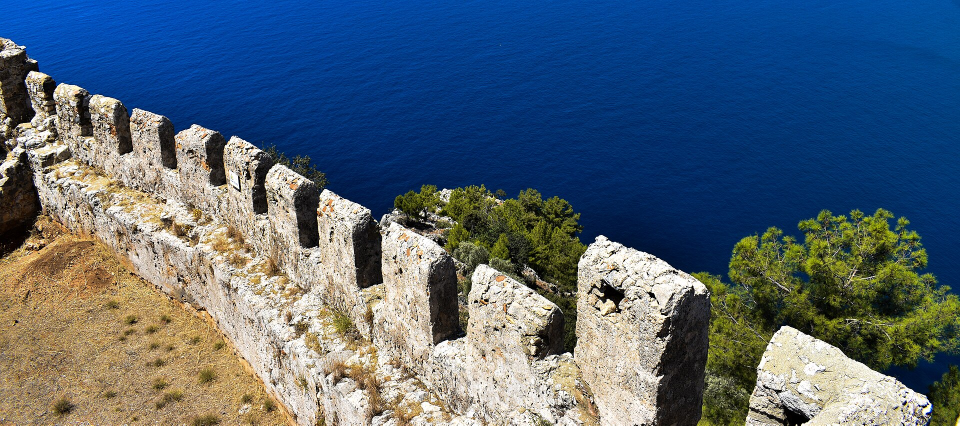
#> input picture episodes/alanya-adam-atacagi/img/kaynak_arka.jpg, 1920 x 851 px (shown at 1/2 size)
$ python gorsel.py
#> lines starting #> are read from the running program, lines starting #| are printed output that depends on the picture; after the words box and inside, x2 and y2 are one past the last pixel; in counts of white or black regions, pixels touching at a corner belong together
"""alanya-adam-atacagi: arka plan ve iki kanıt (kaynak_*.jpg -> arka.jpg, kanit_1.jpg, kanit_2.jpg).

    python episodes/alanya-adam-atacagi/gorsel.py

kaynak_arka.jpg   'Walls of the Citadel of Alanya Castle.jpg', Julian Lupyan, CC0 (1920x851 indirildi)
kaynak_kanit1.jpg 'Cliff - Alanya - panoramio.jpg', Tanya Dedyukhina, CC BY 3.0 (1280x960)
kaynak_son_2.jpg  'Alanya Castle Cape Cilvarda View from Citadel 7914.jpg', Dosseman, CC BY-SA 4.0 (1920x1278)
"""
from pathlib import Path

import numpy as np
from PIL import Image, ImageEnhance, ImageFilter

HERE = Path(__file__).resolve().parent / "img"


def olc(im, ad):
    a = np.asarray(im.convert("RGB")).astype(float)
    hsv = np.asarray(im.convert("HSV")).astype(float)
    k = im.convert("L").resize((720, int(720 * im.height / im.width)))
    lap = np.asarray(k.filter(ImageFilter.FIND_EDGES)).astype(float)
    print(f"{ad}: {im.size} parlaklık {a.mean():.0f} doygunluk {hsv[..., 1].mean() / 255:.2f} kenar-var {lap.var():.0f}")


# Arka plan: mazgallı İç Kale siperi + deniz. Sol kare (deniz payı az); 4. mazgaldaki küçük modern bilgi tabelası
# (x 456-484, y 334-388) aynı mazgalın hemen altındaki taş dokusuyla örtülür (yumuşak kenarlı yama).
im = Image.open(HERE / "kaynak_arka.jpg").convert("RGB")
#> im is the input picture: PIL image 1920x851 RGB; mean R, G, B 83.6, 101, 116.8
yama = im.crop((452, 392, 490, 450))
maske = Image.new("L", yama.size, 0)
#> maske: PIL image 38x58 L; every value is 0
maske.paste(255, (4, 4, yama.width - 4, yama.height - 4))
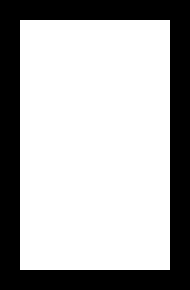
#> maske: PIL image 38x58 L (shown 5 times larger); 68.1% white; 1 black region, box (x1, y1, x2, y2) and area: (0, 0, 38, 58) 704
im.paste(yama, (450, 332), maske.filter(ImageFilter.GaussianBlur(3)))
im = im.crop((0, 0, 851, 851)).resize((1080, 1080), Image.LANCZOS)
#> im: PIL image 1080x1080 RGB
im = ImageEnhance.Color(im).enhance(0.35)
im = ImageEnhance.Brightness(im).enhance(1.05)
im.save(HERE / "arka.jpg", quality=92)
olc(im, "arka")
#> in olc, `lap = np.asarray(k.filter(ImageFilter.FIND_EDGES)).astype(float)`:
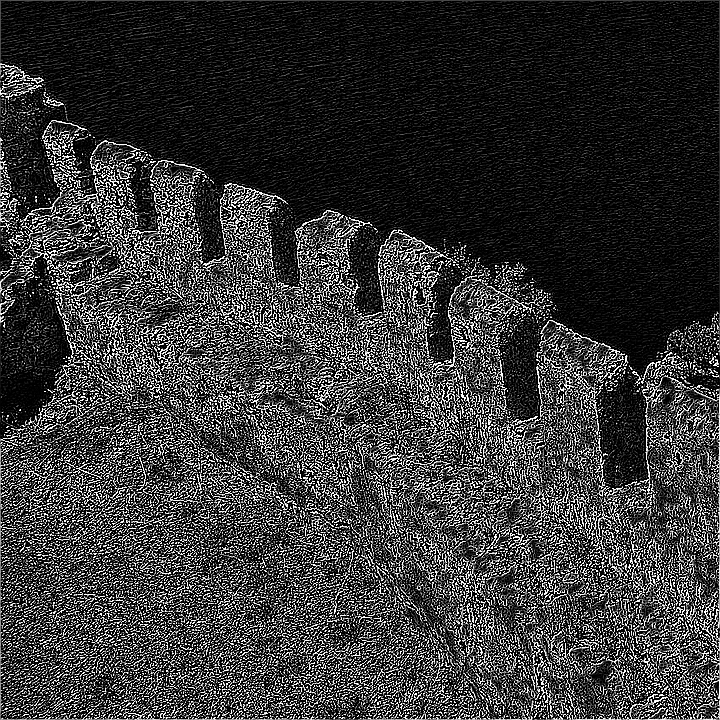
#> lap: shape (720, 720) float64; min 0, max 255, mean 56.4
#| arka: (1080, 1080) parlaklık 124 doygunluk 0.28 kenar-var 7506

# Kanıt 1: kalenin denize inen uçurumu, denizden. Sağdaki otel ve evler (x>840) ve tepedeki anten (y<200) kırpımın dışında.
im = Image.open(HERE / "kaynak_kanit1.jpg").convert("RGB")
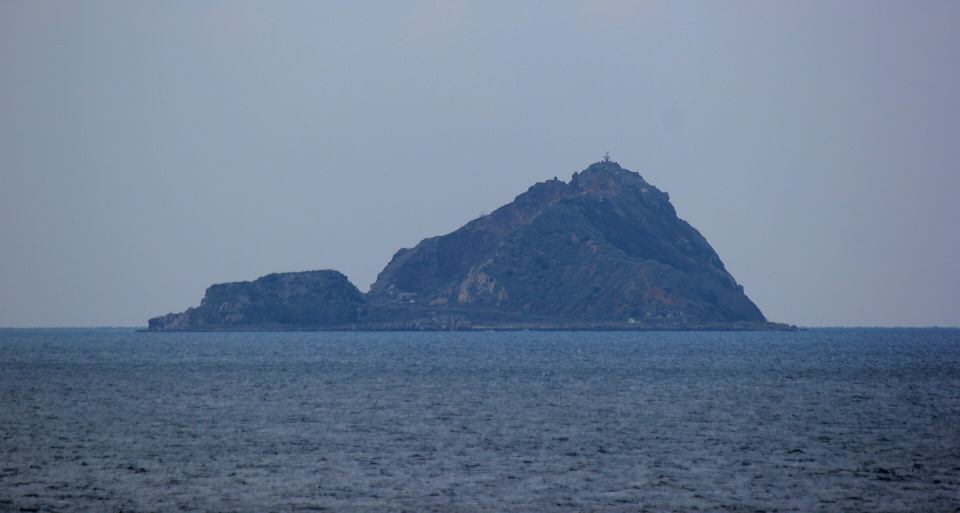
#> input picture episodes/hayirsizada-kopekleri-1910/img/kaynak_kanit1.jpg, 1920 x 1025 px, found by its file name (shown at 1/2 size)
#> im is the input picture: PIL image 1920x1025 RGB; mean R, G, B 106.8, 123.8, 147.6
im = im.crop((0, 250, 820, 250 + 574)).resize((1080, 756), Image.LANCZOS)
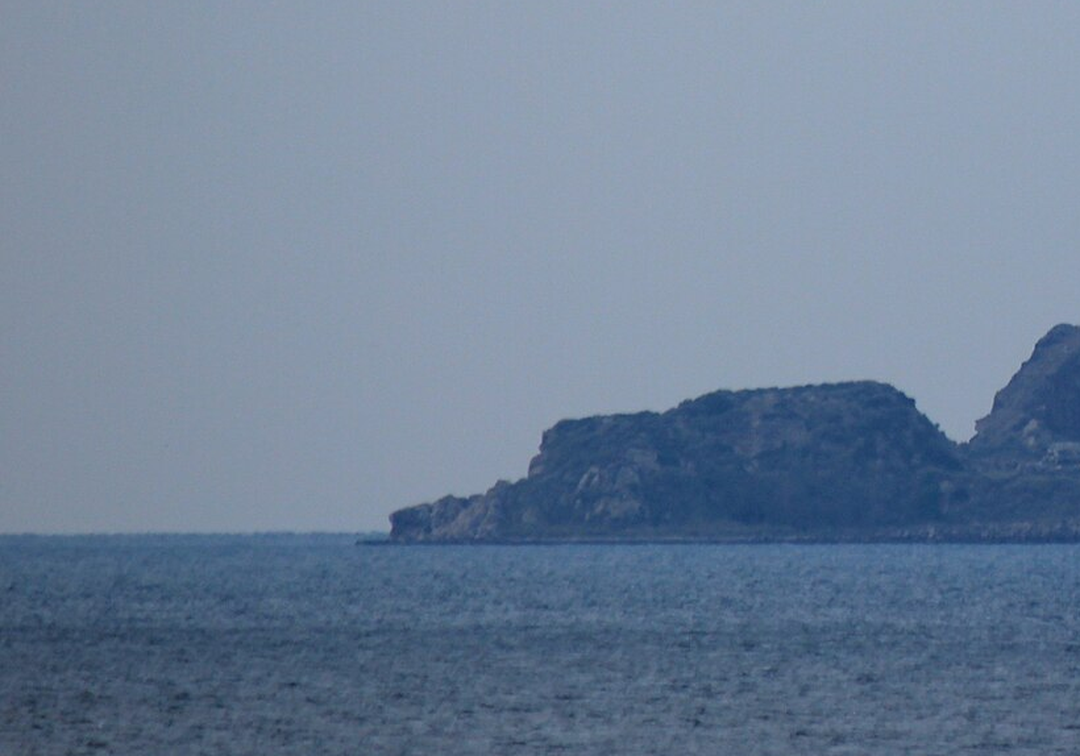
#> im: PIL image 1080x756 RGB; mean R, G, B 110.7, 129.4, 152.6
im.save(HERE / "kanit_1.jpg", quality=92)
olc(im, "kanit_1")
#> call 2 of olc, with ad = 'kanit_1'
#> in olc (call 2), `hsv = np.asarray(im.convert("HSV")).astype(float)`:
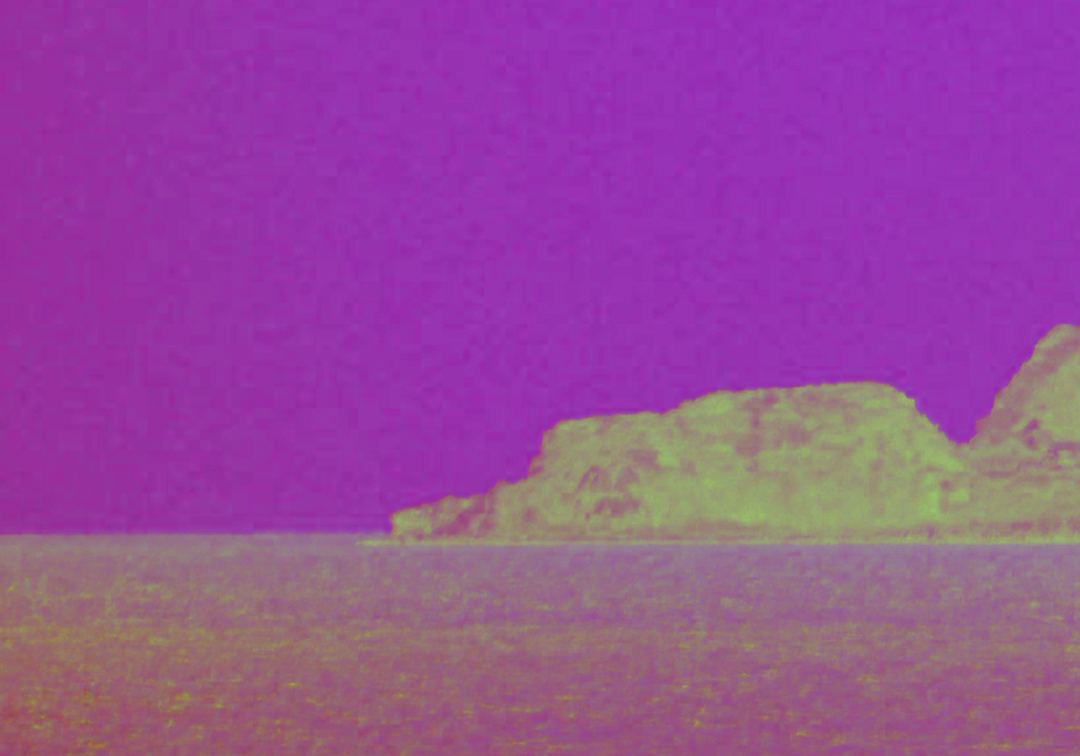
#> hsv: shape (756, 1080, 3) float64; mean R, G, B 150.6, 75.1, 152.6
#> in olc (call 2), `k = im.convert("L").resize((720, int(720 * im.height / im.width)))`:
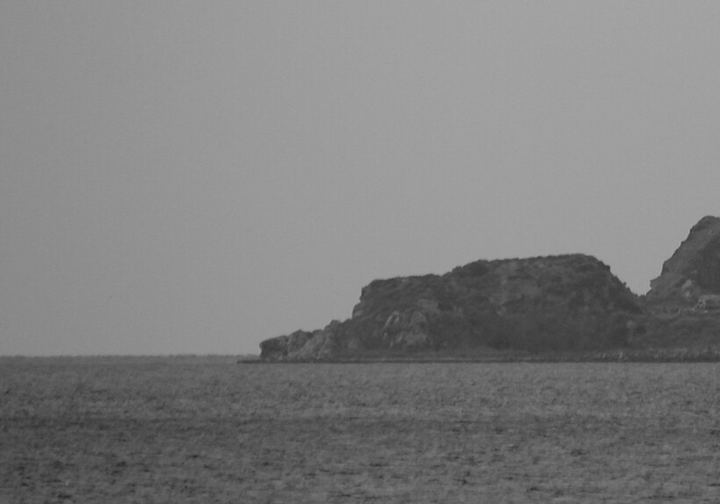
#> k: PIL image 720x504 L; min 40, max 169, mean 126.4
#> in olc (call 2), `lap = np.asarray(k.filter(ImageFilter.FIND_EDGES)).astype(float)`:
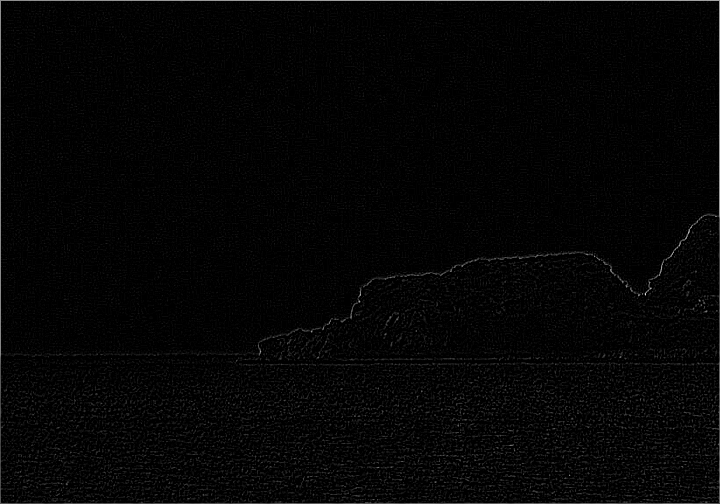
#> lap: shape (504, 720) float64; min 0, max 229, mean 5
#| kanit_1: (1080, 756) parlaklık 131 doygunluk 0.29 kenar-var 166

# Kanıt 2 (son kare): İç Kale'den Cilvarda yönü; mazgallı sur, altında dik uçurum ve basamaklı kayalık yamaç, dipte kaya
# burnu ve deniz. Üstteki gri gökyüzünün çoğu ve soldaki ağaç kümesi kırpımın dışında; modern öğe yok.
#> (the run stopped early here; a loop or call above may not have finished)
